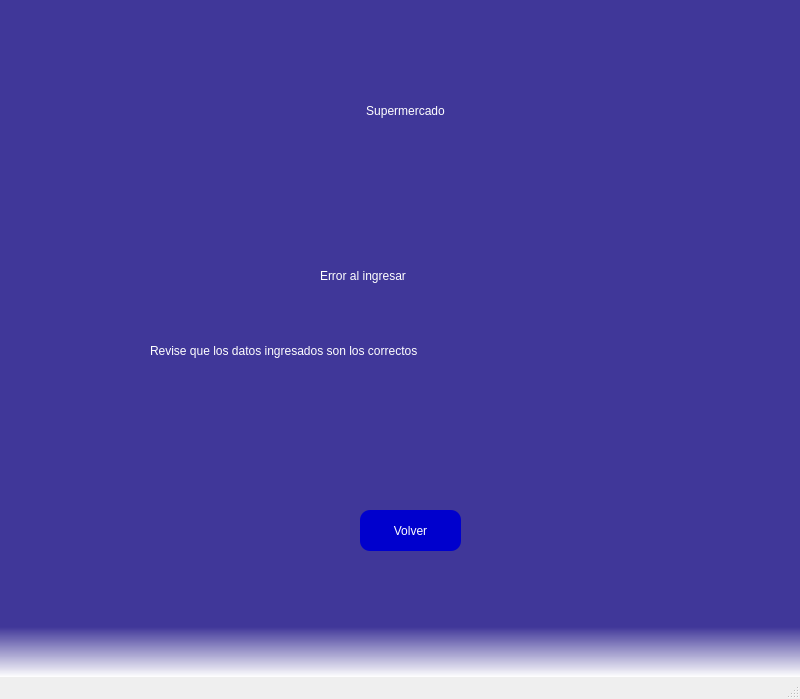
<?xml version="1.0" encoding="UTF-8"?>
<ui version="4.0">
 <class>MainWindow</class>
 <widget class="QMainWindow" name="MainWindow">
  <property name="geometry">
   <rect>
    <x>0</x>
    <y>0</y>
    <width>800</width>
    <height>699</height>
   </rect>
  </property>
  <property name="windowTitle">
   <string>MainWindow</string>
  </property>
  <property name="styleSheet">
   <string notr="true">QWidget#centralwidget{

	background-color: qlineargradient(spread:pad, x1:0, y1:0.925818, x2:0, y2:1, stop:0 rgba(12, 0, 127, 196), stop:1 rgba(255, 255, 255, 255));
}</string>
  </property>
  <widget class="QWidget" name="centralwidget">
   <widget class="QLabel" name="label">
    <property name="geometry">
     <rect>
      <x>240</x>
      <y>80</y>
      <width>331</width>
      <height>61</height>
     </rect>
    </property>
    <property name="styleSheet">
     <string notr="true">font: 36pt &quot;MS Shell Dlg 2&quot;;
color: rgb(255, 255, 255);</string>
    </property>
    <property name="text">
     <string>Supermercado</string>
    </property>
    <property name="alignment">
     <set>Qt::AlignCenter</set>
    </property>
   </widget>
   <widget class="QLabel" name="label_2">
    <property name="geometry">
     <rect>
      <x>320</x>
      <y>260</y>
      <width>291</width>
      <height>31</height>
     </rect>
    </property>
    <property name="styleSheet">
     <string notr="true">font: 16pt &quot;MS Shell Dlg 2&quot;;
color: rgb(255, 255, 255);</string>
    </property>
    <property name="text">
     <string>Error al ingresar </string>
    </property>
   </widget>
   <widget class="QPushButton" name="buttonRegresar">
    <property name="geometry">
     <rect>
      <x>360</x>
      <y>510</y>
      <width>101</width>
      <height>41</height>
     </rect>
    </property>
    <property name="styleSheet">
     <string notr="true">font: 87 9pt &quot;Arial Black&quot;;
font: 10pt &quot;MS Shell Dlg 2&quot;;
background-color: qlineargradient(spread:pad, x1:1, y1:0, x2:1, y2:0, stop:0 rgba(0, 0, 205, 255), stop:1 rgba(255, 255, 255, 255));
color: rgb(255, 255, 255);
border-radius:10px;</string>
    </property>
    <property name="text">
     <string>Volver</string>
    </property>
   </widget>
   <widget class="QLabel" name="label_3">
    <property name="geometry">
     <rect>
      <x>150</x>
      <y>280</y>
      <width>481</width>
      <height>141</height>
     </rect>
    </property>
    <property name="styleSheet">
     <string notr="true">font: 16pt &quot;MS Shell Dlg 2&quot;;
color: rgb(255, 255, 255);</string>
    </property>
    <property name="text">
     <string>Revise que los datos ingresados son los correctos</string>
    </property>
   </widget>
  </widget>
  <widget class="QMenuBar" name="menubar">
   <property name="geometry">
    <rect>
     <x>0</x>
     <y>0</y>
     <width>800</width>
     <height>21</height>
    </rect>
   </property>
  </widget>
  <widget class="QStatusBar" name="statusbar"/>
 </widget>
 <resources/>
 <connections/>
</ui>
